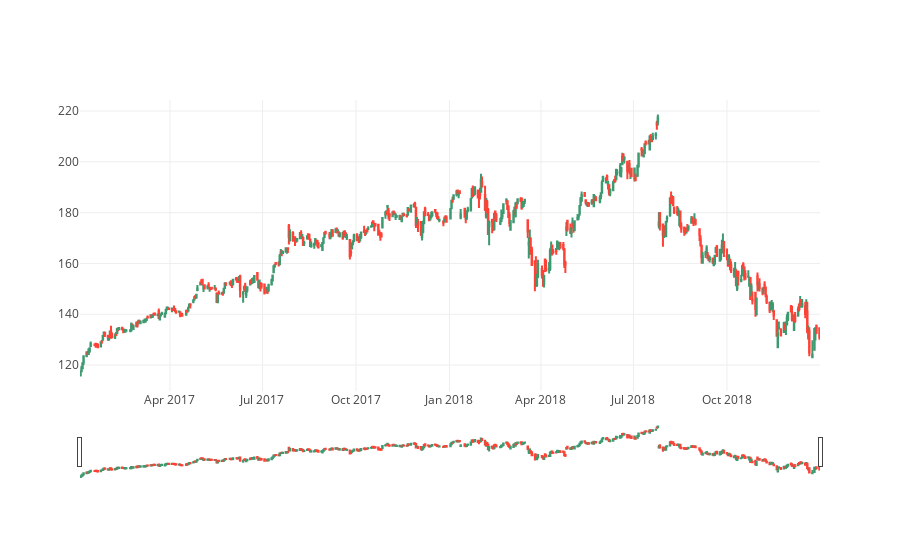
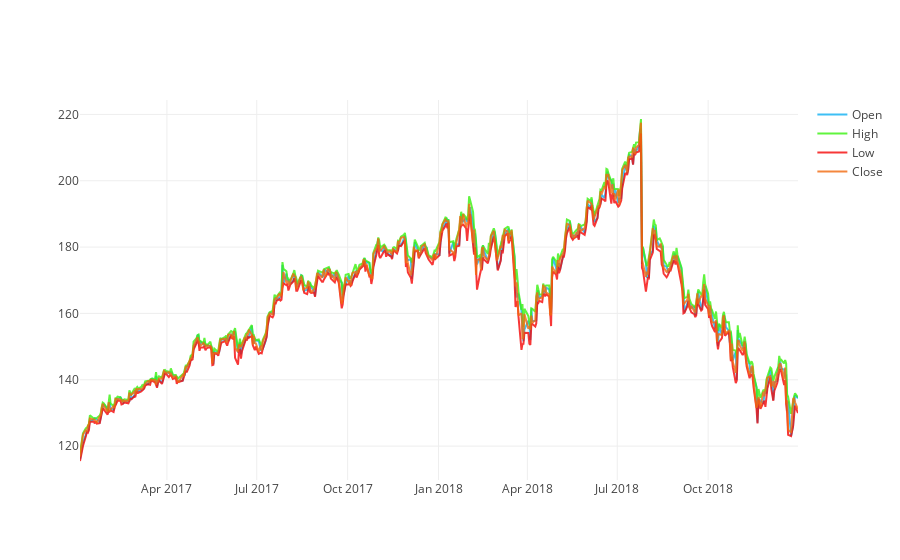
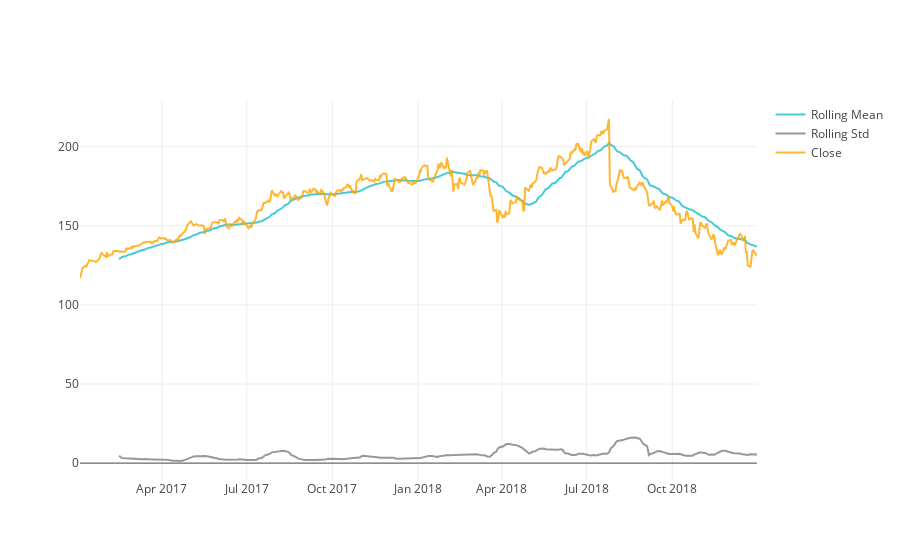

Notebook source saved alongside these figures, in order:
### Markdown cell above
**Facebook**

### Code cell
fb  = pd.read_csv('Data/FB_Historic_Prices.csv')
Timeseries.plot_ohlc_candlestick(fb,'Date','Open','High','Low','Close')
Timeseries.plot_ohlc_line(fb,'Date','Open','High','Low','Close')
Timeseries.test_stationarity(fb,'Date','Close',30)

### Figure 1 — Plotly figure (JSON) as saved in the notebook; plotly's stock layout.template omitted (floating-point values rounded to 4 significant figures; data arrays with more than 128 entries replaced by an {"elided": "..."} marker saying what was removed)
{"data": [{"close": {"elided": "502 float values"}, "high": {"elided": "502 float values"}, "low": {"elided": "502 float values"}, "name": "CandleStick", "open": {"elided": "502 float values"}, "type": "candlestick", "uid": "0c684ada-504e-4b5f-bf17-fc4aac09a6f3", "x": {"elided": "502 str values"}}], "layout": {}}

### Figure 2 — Plotly figure (JSON) as saved in the notebook; plotly's stock layout.template omitted (floating-point values rounded to 4 significant figures; data arrays with more than 128 entries replaced by an {"elided": "..."} marker saying what was removed)
{"data": [{"line": {"color": "#0EB0F2"}, "name": "Open", "opacity": 0.8, "type": "scatter", "uid": "5edc95a4-c51d-414e-8b75-8c25e5feeb40", "x": {"elided": "502 str values"}, "y": {"elided": "502 float values"}}, {"line": {"color": "#39F20E"}, "name": "High", "opacity": 0.8, "type": "scatter", "uid": "9d7fd425-28ad-4cdc-b743-0a736744ca0e", "x": {"elided": "502 str values"}, "y": {"elided": "502 float values"}}, {"line": {"color": "#F60505"}, "name": "Low", "opacity": 0.8, "type": "scatter", "uid": "697d1d25-7628-40a8-ad22-81a14feac4d9", "x": {"elided": "502 str values"}, "y": {"elided": "502 float values"}}, {"line": {"color": "#F26A0E"}, "name": "Close", "opacity": 0.8, "type": "scatter", "uid": "1902e433-ff2c-4383-b5c0-2bc6d53c954b", "x": {"elided": "502 str values"}, "y": {"elided": "502 float values"}}], "layout": {}}

### Figure 3 — Plotly figure (JSON) as saved in the notebook; plotly's stock layout.template omitted (floating-point values rounded to 4 significant figures; data arrays with more than 128 entries replaced by an {"elided": "..."} marker saying what was removed)
{"data": [{"line": {"color": "#17BECF"}, "name": "Rolling Mean", "opacity": 0.8, "type": "scatter", "uid": "b8b9e090-22bb-424f-a611-7cec31dff3e9", "x": {"elided": "502 str values"}, "y": {"elided": "502 float values"}}, {"line": {"color": "#7F7F7F"}, "name": "Rolling Std", "opacity": 0.8, "type": "scatter", "uid": "7350ad07-1f24-427f-9671-e340a57df676", "x": {"elided": "502 str values"}, "y": {"elided": "502 float values"}}, {"line": {"color": "#FFA500"}, "name": "Close", "opacity": 0.8, "type": "scatter", "uid": "f56aca87-7e1a-42b7-8524-9951dbdf5545", "x": {"elided": "502 str values"}, "y": {"elided": "502 float values"}}], "layout": {}}
